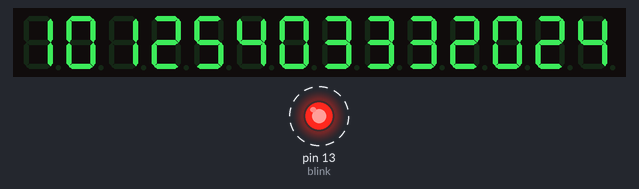
The sketch below on a simulated Arduino Uno, built with avr-gcc and run on an emulated ATmega328P. Shown: 14-digit seven-segment display, output pins drawn as LEDs (lit = HIGH). Wiring (from diagram.json): 2 × shift register (74HC595): data pin 2; shift clock pin 4; latch pin 3; 14-digit 7-segment display, segments lit when LOW: segments pin 5, pin 6, pin 7, pin 8, pin 9, pin 10, pin 11; digit selects Q0, Q1, Q8, Q2, Q9, Q3, Q10, Q4, Q11, Q5, Q12, Q13, Q14, Q15. Dashed ring = blinking. The local clock reads 2024-03-15 10:24:30 at power-on unless the sketch sets it; the segment pins are drawn as the display they are named for; pins used as bus, display or sensor lines are not drawn.

Above: at 3.1 s.
At 15.1 s:
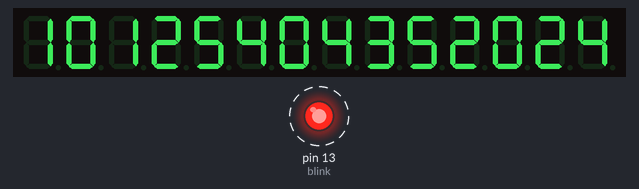
At 21.1 s:
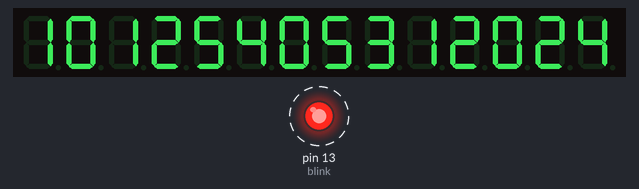
At 38.1 s:
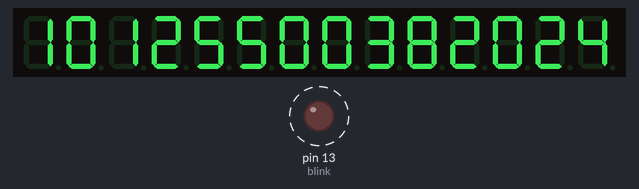
Timing chart, 0 to 40.0 s (numbered marks = the images above):
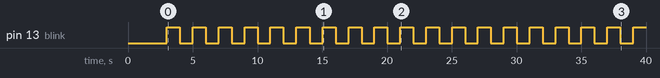

Measured:
- by itself, pin 13 (blink): alternates HIGH for 1.0 s and LOW for 1.0 s
- what the display in image 2 shows lasts 1.0 s, from 21.1 s to 22.1 s

The sketch:

code.ino
```cpp
#define seven_datapin 2
#define seven_clk 4
#define seven_latch 3
#include "uRTCLib.h"
uRTCLib rtc(0x68);
byte seven_seg_data;
int year ;
int month ;
int day ;
int hour ;
int minute ;
int sec ;
int temp;
#define segA 5
#define segB 6
#define segC 7
#define segD 8
#define segE 9
#define segF 10
#define segG 11
#define blink 13


void setup() {
  // put your setup code here, to run once:
    Serial.begin(9600);
    delay(3000);
    URTCLIB_WIRE.begin();
    // rtc.set(0, 59, 23, 5, 30, 10, 23);
    pinMode(seven_datapin,OUTPUT);
    pinMode(seven_clk,OUTPUT);
    pinMode(seven_latch,OUTPUT);
    pinMode(segA, OUTPUT);
    pinMode(segB, OUTPUT);
    pinMode(segC, OUTPUT);
    pinMode(segD, OUTPUT);
    pinMode(segE, OUTPUT);
    pinMode(segF, OUTPUT);
    pinMode(segG, OUTPUT);
    pinMode(blink, OUTPUT);

}

void loop(){

  rtc.refresh();
  year = rtc.year();
  month = rtc.month();
  day = rtc.day();
  hour = rtc.hour();
  minute = rtc.minute();
  sec = rtc.second();
  temp = 25;
  if(hour == 13){
    hour = 1;
  }
  else if(hour == 14){
    hour = 2;
  }
  else if(hour == 15){
    hour = 3;
  }
  else if(hour == 16){
    hour = 4;
  }
  else if(hour == 17){
    hour = 5;
  }else if(hour == 18){
    hour = 6;
  }
  else if(hour == 19){
    hour = 7;
  }
  else if(hour == 20){
    hour = 8;
  }
  else if(hour == 21){
    hour = 9;
  }
  else if(hour == 22){
    hour = 10;
  }
  else if(hour == 23){
    hour = 11;
  }
  else if(hour == 0){
    hour = 12;
  }
  bool blinkState = sec  % 2 == 0;
  setblink(blinkState);


   digitalWrite(seven_latch, LOW);
   lightNumber(hour/10);
   shiftOut(seven_datapin,seven_clk,LSBFIRST,0b00000000);
   shiftOut(seven_datapin,seven_clk,LSBFIRST,0b10000000);
   digitalWrite(seven_latch, HIGH);
   delay(2);

   digitalWrite(seven_latch, LOW);
   shiftOut(seven_datapin,seven_clk,LSBFIRST,0b00000000);
   shiftOut(seven_datapin,seven_clk,LSBFIRST,0b00000000);
   digitalWrite(seven_latch, HIGH);

   digitalWrite(seven_latch, LOW);
   lightNumber(hour%10);
   shiftOut(seven_datapin,seven_clk,LSBFIRST,0b00000000);
   shiftOut(seven_datapin,seven_clk,LSBFIRST,0b01000000);
   digitalWrite(seven_latch, HIGH);
   delay(2);

   digitalWrite(seven_latch, LOW);
   shiftOut(seven_datapin,seven_clk,LSBFIRST,0b00000000);
   shiftOut(seven_datapin,seven_clk,LSBFIRST,0b00000000);
   digitalWrite(seven_latch, HIGH);

   digitalWrite(seven_latch, LOW);
   lightNumber(minute/10);
   shiftOut(seven_datapin,seven_clk,LSBFIRST,0b00000000);
   shiftOut(seven_datapin,seven_clk,LSBFIRST,0b00100000);
   digitalWrite(seven_latch, HIGH);
   delay(2);

   digitalWrite(seven_latch, LOW);
   shiftOut(seven_datapin,seven_clk,LSBFIRST,0b00000000);
   shiftOut(seven_datapin,seven_clk,LSBFIRST,0b00000000);
   digitalWrite(seven_latch, HIGH);

   digitalWrite(seven_latch, LOW);
   lightNumber(minute%10);
   shiftOut(seven_datapin,seven_clk,LSBFIRST,0b00000000);
   shiftOut(seven_datapin,seven_clk,LSBFIRST,0b00010000);
   digitalWrite(seven_latch, HIGH);
   delay(2);

   digitalWrite(seven_latch, LOW);
   shiftOut(seven_datapin,seven_clk,LSBFIRST,0b00000000);
   shiftOut(seven_datapin,seven_clk,LSBFIRST,0b00000000);
   digitalWrite(seven_latch, HIGH);

   digitalWrite(seven_latch, LOW);
   lightNumber(sec/10);
   shiftOut(seven_datapin,seven_clk,LSBFIRST,0b00000000);
   shiftOut(seven_datapin,seven_clk,LSBFIRST,0b00001000);
   digitalWrite(seven_latch, HIGH);
   delay(2);

   digitalWrite(seven_latch, LOW);
   shiftOut(seven_datapin,seven_clk,LSBFIRST,0b00000000);
   shiftOut(seven_datapin,seven_clk,LSBFIRST,0b00000000);
   digitalWrite(seven_latch, HIGH);

   digitalWrite(seven_latch, LOW);
   lightNumber(sec%10);
   shiftOut(seven_datapin,seven_clk,LSBFIRST,0b00000000);
   shiftOut(seven_datapin,seven_clk,LSBFIRST,0b00000100);
   digitalWrite(seven_latch, HIGH);
   delay(2);

   digitalWrite(seven_latch, LOW);
   shiftOut(seven_datapin,seven_clk,LSBFIRST,0b00000000);
   shiftOut(seven_datapin,seven_clk,LSBFIRST,0b00000000);
   digitalWrite(seven_latch, HIGH);

   //Date

   digitalWrite(seven_latch, LOW);
   lightNumber(day/10);
   shiftOut(seven_datapin,seven_clk,LSBFIRST,0b10000000);
   shiftOut(seven_datapin,seven_clk,LSBFIRST,0b00000000);
   digitalWrite(seven_latch, HIGH);
   delay(2);

   digitalWrite(seven_latch, LOW);
   shiftOut(seven_datapin,seven_clk,LSBFIRST,0b00000000);
   shiftOut(seven_datapin,seven_clk,LSBFIRST,0b00000000);
   digitalWrite(seven_latch, HIGH);

   digitalWrite(seven_latch, LOW);
   lightNumber(day%10);
   shiftOut(seven_datapin,seven_clk,LSBFIRST,0b01000000);
   shiftOut(seven_datapin,seven_clk,LSBFIRST,0b00000000);
   digitalWrite(seven_latch, HIGH);
   delay(2);

   digitalWrite(seven_latch, LOW);
   shiftOut(seven_datapin,seven_clk,LSBFIRST,0b00000000);
   shiftOut(seven_datapin,seven_clk,LSBFIRST,0b00000000);
   digitalWrite(seven_latch, HIGH);

   digitalWrite(seven_latch, LOW);
   lightNumber(month/10);
   shiftOut(seven_datapin,seven_clk,LSBFIRST,0b00100000);
   shiftOut(seven_datapin,seven_clk,LSBFIRST,0b00000000);
   digitalWrite(seven_latch, HIGH);
   delay(2);

   digitalWrite(seven_latch, LOW);
   shiftOut(seven_datapin,seven_clk,LSBFIRST,0b00000000);
   shiftOut(seven_datapin,seven_clk,LSBFIRST,0b00000000);
   digitalWrite(seven_latch, HIGH);

   digitalWrite(seven_latch, LOW);
   lightNumber(month%10);
   shiftOut(seven_datapin,seven_clk,LSBFIRST,0b00010000);
   shiftOut(seven_datapin,seven_clk,LSBFIRST,0b00000000);
   digitalWrite(seven_latch, HIGH);
   delay(2);

   digitalWrite(seven_latch, LOW);
   shiftOut(seven_datapin,seven_clk,LSBFIRST,0b00000000);
   shiftOut(seven_datapin,seven_clk,LSBFIRST,0b00000000);
   digitalWrite(seven_latch, HIGH);

   digitalWrite(seven_latch, LOW);
   lightNumber(2);
   shiftOut(seven_datapin,seven_clk,LSBFIRST,0b00001000);
   shiftOut(seven_datapin,seven_clk,LSBFIRST,0b00000000);
   digitalWrite(seven_latch, HIGH);
   delay(2);

   digitalWrite(seven_latch, LOW);
   shiftOut(seven_datapin,seven_clk,LSBFIRST,0b00000000);
   shiftOut(seven_datapin,seven_clk,LSBFIRST,0b00000000);
   digitalWrite(seven_latch, HIGH);

   digitalWrite(seven_latch, LOW);
   lightNumber(0);
   shiftOut(seven_datapin,seven_clk,LSBFIRST,0b00000100);
   shiftOut(seven_datapin,seven_clk,LSBFIRST,0b00000000);
   digitalWrite(seven_latch, HIGH);
   delay(2);

   digitalWrite(seven_latch, LOW);
   shiftOut(seven_datapin,seven_clk,LSBFIRST,0b00000000);
   shiftOut(seven_datapin,seven_clk,LSBFIRST,0b00000000);
   digitalWrite(seven_latch, HIGH);

   digitalWrite(seven_latch, LOW);
   lightNumber(year/10);
   shiftOut(seven_datapin,seven_clk,LSBFIRST,0b00000010);
   shiftOut(seven_datapin,seven_clk,LSBFIRST,0b00000000);
   digitalWrite(seven_latch, HIGH);
   delay(2);

   digitalWrite(seven_latch, LOW);
   shiftOut(seven_datapin,seven_clk,LSBFIRST,0b00000000);
   shiftOut(seven_datapin,seven_clk,LSBFIRST,0b00000000);
   digitalWrite(seven_latch, HIGH);

   digitalWrite(seven_latch, LOW);
   lightNumber(year%10);
   shiftOut(seven_datapin,seven_clk,LSBFIRST,0b00000001);
   shiftOut(seven_datapin,seven_clk,LSBFIRST,0b00000000);
   digitalWrite(seven_latch, HIGH);
   delay(2);

   digitalWrite(seven_latch, LOW);
   shiftOut(seven_datapin,seven_clk,LSBFIRST,0b00000000);
   shiftOut(seven_datapin,seven_clk,LSBFIRST,0b00000000);
   digitalWrite(seven_latch, HIGH);

 }

void lightNumber(int numberTodisplay){
  switch(numberTodisplay){
case 0:
   digitalWrite(segA,LOW);
   digitalWrite(segB,LOW);
   digitalWrite(segC,LOW);
   digitalWrite(segD,LOW);
   digitalWrite(segE,LOW);
   digitalWrite(segF,LOW);
   digitalWrite(segG,HIGH);
     break;
  case 1:
   digitalWrite(segA,HIGH);
   digitalWrite(segB,LOW);
   digitalWrite(segC,LOW);
   digitalWrite(segD,HIGH);
   digitalWrite(segE,HIGH);
   digitalWrite(segF,HIGH);
   digitalWrite(segG,HIGH);
    break;
  case 2:
   digitalWrite(segA,LOW);
   digitalWrite(segB,LOW);
   digitalWrite(segC,HIGH);
   digitalWrite(segD,LOW);
   digitalWrite(segE,LOW);
   digitalWrite(segF,HIGH);
   digitalWrite(segG,LOW);
    break;
  case 3:
   digitalWrite(segA,LOW);
   digitalWrite(segB,LOW);
   digitalWrite(segC,LOW);
   digitalWrite(segD,LOW);
   digitalWrite(segE,HIGH);
   digitalWrite(segF,HIGH);
   digitalWrite(segG,LOW);
    break;
 case 4:
   digitalWrite(segA,HIGH);
   digitalWrite(segB,LOW);
   digitalWrite(segC,LOW);
   digitalWrite(segD,HIGH);
   digitalWrite(segE,HIGH);
   digitalWrite(segF,LOW);
   digitalWrite(segG,LOW);
    break;
 case 5:
   digitalWrite(segA,LOW);
   digitalWrite(segB,HIGH);
   digitalWrite(segC,LOW);
   digitalWrite(segD,LOW);
   digitalWrite(segE,HIGH);
   digitalWrite(segF,LOW);
   digitalWrite(segG,LOW);
    break;
 case 6:
   digitalWrite(segA,LOW);
   digitalWrite(segB,HIGH);
   digitalWrite(segC,LOW);
   digitalWrite(segD,LOW);
   digitalWrite(segE,LOW);
   digitalWrite(segF,LOW);
   digitalWrite(segG,LOW);
   break;
 case 7:
   digitalWrite(segA,LOW);
   digitalWrite(segB,LOW);
   digitalWrite(segC,LOW);
   digitalWrite(segD,HIGH);
   digitalWrite(segE,HIGH);
   digitalWrite(segF,HIGH);
   digitalWrite(segG,HIGH);
  break;
 case 8:
   digitalWrite(segA,LOW);
   digitalWrite(segB,LOW);
   digitalWrite(segC,LOW);
   digitalWrite(segD,LOW);
   digitalWrite(segE,LOW);
   digitalWrite(segF,LOW);
   digitalWrite(segG,LOW);
    break;
 case 9:
   digitalWrite(segA,LOW);
   digitalWrite(segB,LOW);
   digitalWrite(segC,LOW);
   digitalWrite(segD,LOW);
   digitalWrite(segE,HIGH);
   digitalWrite(segF,LOW);
   digitalWrite(segG,LOW);
   break;

  }}
  void setblink(bool value) {
  digitalWrite(blink, value ? LOW : HIGH);
}
```
